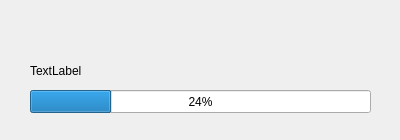
<?xml version="1.0" encoding="UTF-8"?>
<ui version="4.0">
 <class>Dialog</class>
 <widget class="QDialog" name="Dialog">
  <property name="geometry">
   <rect>
    <x>0</x>
    <y>0</y>
    <width>400</width>
    <height>140</height>
   </rect>
  </property>
  <property name="minimumSize">
   <size>
    <width>400</width>
    <height>140</height>
   </size>
  </property>
  <property name="windowTitle">
   <string>Cloud Status</string>
  </property>
  <property name="autoFillBackground">
   <bool>false</bool>
  </property>
  <widget class="QProgressBar" name="progressBar">
   <property name="geometry">
    <rect>
     <x>30</x>
     <y>90</y>
     <width>341</width>
     <height>23</height>
    </rect>
   </property>
   <property name="value">
    <number>24</number>
   </property>
  </widget>
  <widget class="QLabel" name="InfoLabel">
   <property name="geometry">
    <rect>
     <x>30</x>
     <y>60</y>
     <width>341</width>
     <height>21</height>
    </rect>
   </property>
   <property name="text">
    <string>TextLabel</string>
   </property>
  </widget>
 </widget>
 <resources/>
 <connections/>
</ui>
